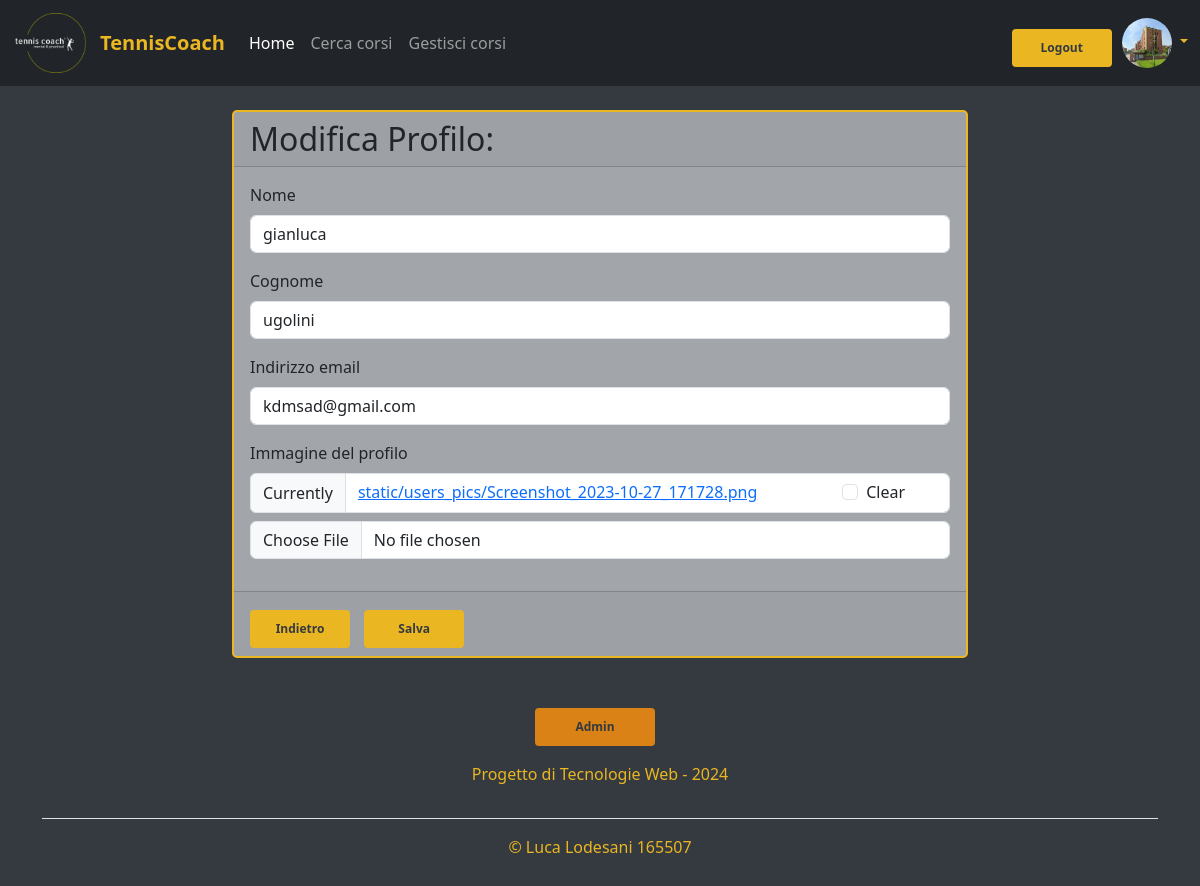
/profile/modifica_profilo/ (signed in), run on the app's committed database.
### users/models.py (models this page shows, shortened)
class Profile(models.Model):
    user = models.OneToOneField(User, on_delete=models.CASCADE)
    name = models.CharField(max_length=20, null=True)
    surname = models.CharField(max_length=20, null=True)
    email = models.EmailField(null = True)
    picture = models.ImageField(
        upload_to='static/users_pics',
        default='/static/images/unknown_user.jpg',
        blank=True
    )
    purchases = models.ManyToManyField(to = "essential.Course", through="essential.Purchase", blank=True, related_name="profile_purchases")
    class Meta:
        verbose_name_plural = "Utenti"

### users/views.py (the view)
# urls.py: path('modifica_profilo/', modifica_profilo, name='modifica_profilo'),
@login_required
def modifica_profilo(request):
    profile = request.user.profile
    if request.method == 'POST':
        form = UserProfileForm(request.POST, request.FILES, instance=profile)
        if form.is_valid():
            form.save()
            return redirect('users:profile', profile.pk)  # Reindirizza a una vista successiva
    else:
        form = UserProfileForm(instance=profile)
    return render(request, 'edit_profile.html', {'form': form})

### users/forms.py
class UserProfileForm(OptionalFieldsMixin, forms.ModelForm):
    class Meta:
        model = Profile
        fields = ['name', 'surname', 'email', 'picture']
        labels = {
            'name': 'Nome',
            'surname': 'Cognome',
            'email': 'Indirizzo email',
            'picture': 'Immagine del profilo',
        }

### users/templates/edit_profile.html (shortened to what this page needs)
{% extends 'base.html' %}
{% load static %}
{% load crispy_forms_tags %}
{% block content %}
<br>
<div class="container">
    <div class="row justify-content-center">
        <div class="col-md-8">
            <div class="card">
                <div class="card-header d-flex justify-content-between align-items-center">
                    <h2 class="mb-0">Modifica Profilo: </h2>
                </div>
                <div class="card-body">
                    <form id="modificaForm" method="post" enctype="multipart/form-data">
                    {{ form | crispy }}
                    </form>
                </div>
                <div class="card-footer">
                    <a type="button" class="btn btn-secondary" href="{% url 'users:profile' user.pk%}" >Indietro</a>
                    <button type="submit" form="modificaForm" class="btn btn-primary" id="salvaBtn">Salva</button>
                </div>
            </div>
        </div>
    </div>
</div>
{%endblock%}

### templates/base.html (shortened to what this page needs)
<!DOCTYPE html>
<html lang="en">
<head>
  <link href="https://cdn.jsdelivr.net/npm/bootstrap@5.3.3/dist/css/bootstrap.min.css" rel="stylesheet">
  <link rel="stylesheet" href="https://cdnjs.cloudflare.com/ajax/libs/toastr.js/latest/toastr.min.css">
  {% load static%}
  <link rel="stylesheet" type="text/css"  href= "{% static 'css/style.css' %}">
  {% load crispy_forms_tags %}
</head>
<body class="body">
  <nav class="navbar navbar-expand-lg bg-dark navbar-dark">
  {% block navbar %}
    <div class="container-fluid">
    <a class="navbar-brand d-flex align-items-center" href="{% url 'essential:home' %}">
      <img src="{% static '/images/logo.png' %}" alt="Logo" width="80" height="60" class="me-2">
      TennisCoach
    </a>
    <div class="collapse navbar-collapse" >
      <ul class="navbar-nav me-auto mb-2 mb-lg-0">
        <li class="nav-item">
          <a class="nav-link active" aria-current="page" href="{% url 'essential:home' %}">Home</a>
        </li>
        <li class="nav-item">
          <a class="nav-link" href="{% url 'essential:listacorsi' %}">Cerca corsi</a>
        </li>
        {% if "Coach" in user.groups.all.0.name %}
          <li class="nav-item">
          <a class="nav-link" href="">Gestisci corsi</a>
        </li>
        {% endif %}
      </ul>
      {% if user.is_authenticated %}
        <form id="logout-form" method="post" action="{% url 'logout' %}" >
          <button type="submit" class="btn">Logout</button>
        </form>
        <div class="dropdown text-end">
          <a href="#" class="d-block link-dark text-decoration-none dropdown-toggle" id="dropdownUser1" data-bs-toggle="dropdown" aria-expanded="false">
            <img src="/media{{ user.profile.picture.url }}" width="50" height="50" class="rounded-circle">
          </a>
        </div>
      {% else %}
      <form class="d-flex" role="search">
        <a class="btn" href="{% url 'register' %}"><span>Sign Up</span></a>
        <a class="btn" href="{% url 'login' %}"><span>Log In</span></a>
         </form>
      {% endif %}
    </div>
  </div>
  {% endblock %}
</nav>
{% block content %}
{% endblock  %}
   <div class="container">
    <footer class="py-3 my-4">
      <div class="row justify-content-center mb-3">
        <div class="col-auto">
          <a class="btn btn-admin" href="/admin/"><span>Admin</span></a>
        </div>
      </div>
      <ul class="nav justify-content-center border-bottom pb-3 mb-3">
        <p class="text-center custom-footer">Progetto di Tecnologie Web - 2024</p>
      </ul>
      <p class="text-center custom-footer">© Luca Lodesani 165507</p>
    </footer>
  </div>
  </body>
  </html>

### media/static/css/style.css (style rules this page uses)
.btn { display: inline-block; border-radius: 4px; background-color: #eab621; border: none; color: #343a40; text-align: center; font-size: 12px; padding: 10px; width: 100px; transition: all 0.5s; cursor: pointer; margin-right: 10px; margin-top: 10px; padding-bottom: 10px; font-weight: bold; }
.btn span { cursor: pointer; display: inline-block; position: relative; transition: 0.5s; }
.btn span:after { content: '\00bb'; position: absolute; opacity: 0; top: 0; right: -10px; transition: 0.5s; }
.btn-admin { background-color: #e08414f8; width: 120px; }
.navbar-dark .navbar-brand { color: #eab621; font-weight: bold; }
.body { background-color: #343a40; }
.card { background-color: #a2a6aa; border: 2px solid #eab621; border-radius: 5px; }
.form-check-label { margin-right: 2em; }
.custom-footer { color: #eab621; }
.dropdown-toggle::after { border-top-color: #eab621; }

### data on the page
Profile: name "gianluca", surname "ugolini", email "kdmsad@gmail.com"
